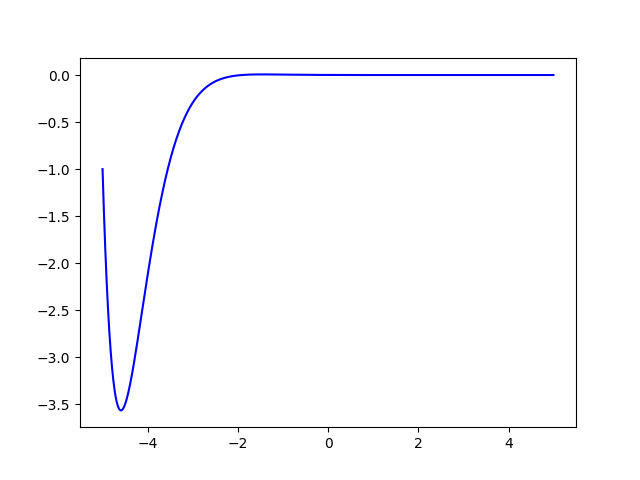

This figure's Python source:
import numpy as np
from scipy.integrate import odeint
import matplotlib.pyplot as plt
t = np.arange(-5, 5, 0.01)

def diff_func(z, t):
    y, m = z

    dydt = m
    dmdt = -4*m-5*y
    return dydt, dmdt

y0 = 4
m0 = -1

z0 = y0, m0

s = odeint(diff_func, z0, t)

plt.plot(t, s[:, 1], 'b')
plt.savefig('o_4.png')